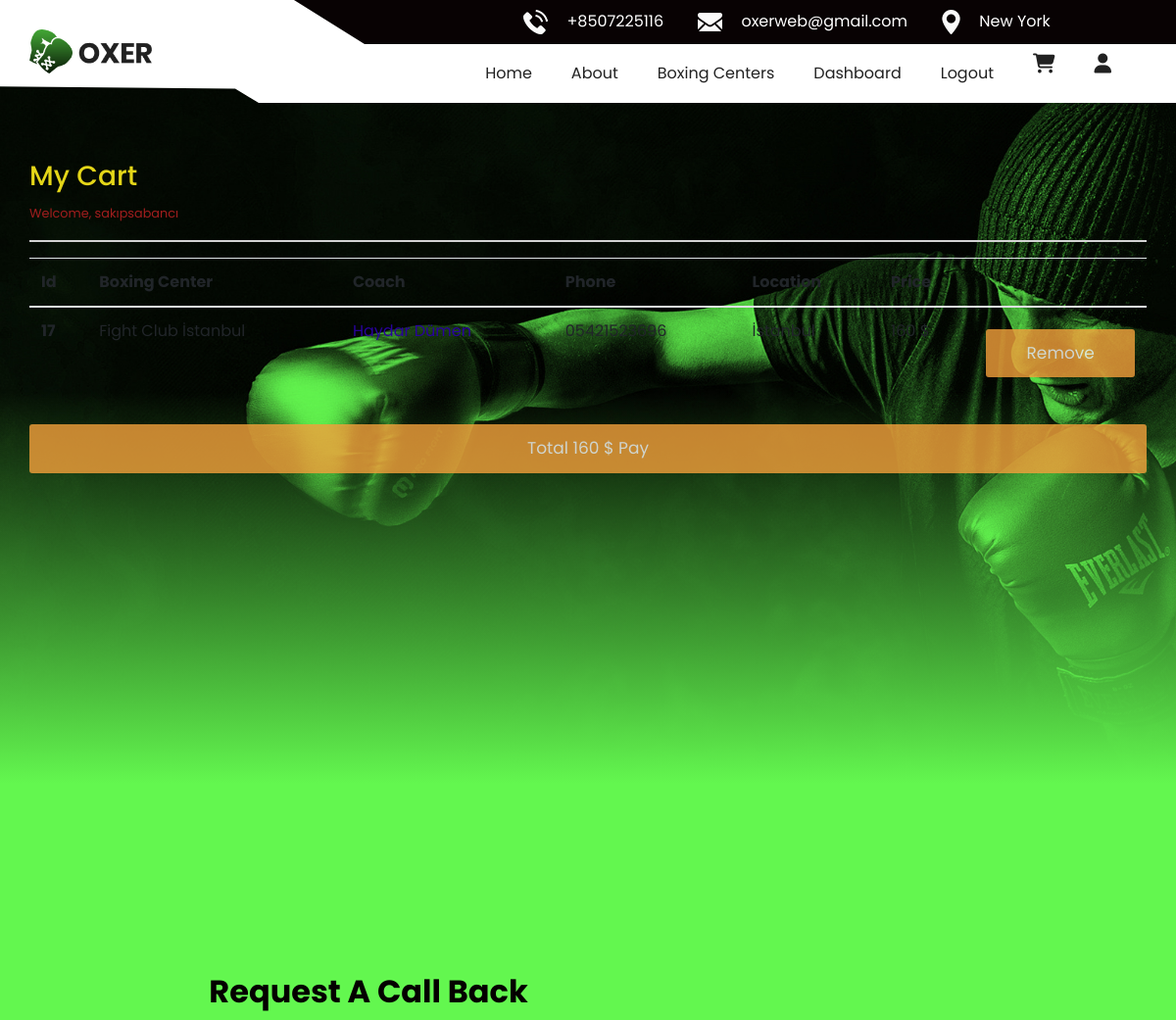
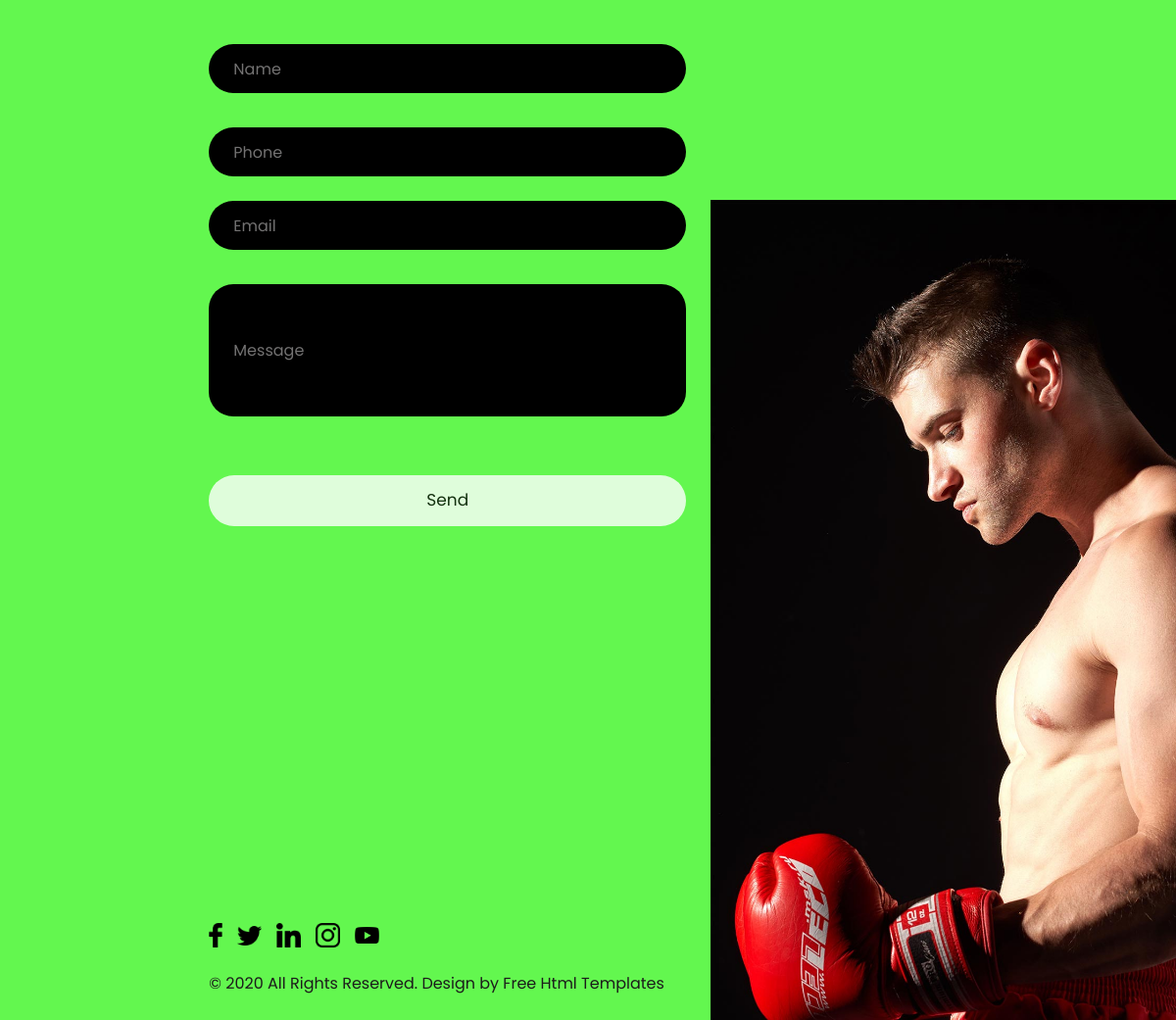
/cart (signed in), run on the app's committed database (2 pictures, top to bottom).
### website/models.py (models this page shows)
class carts(db.Model):
    no = db.Column(db.Integer,primary_key=True)
    id = db.Column(db.Integer)
    centername = db.Column(db.Text)
    coachname = db.Column(db.Text)
    phone = db.Column(db.Text)
    location = db.Column(db.Text)
    price = db.Column(db.Integer)
    admin = db.Column(db.Text)
    owner = db.Column(db.Text)

### website/views.py (the view)
@views.route("/cart")
@login_required
def cart():
    classes = db.session.query(carts).filter_by(admin=session["username"]).all()
    if classes:
        toplamprice = sum(row.price for row in classes)
        return render_template("cart.html",classes = classes,toplamprice = toplamprice)
    else:
        return render_template("cart.html")

### website/templates/cart.html
{% extends "layout.html" %} {% block body %}
  <div class="container">
    <br />
    <h3>My Cart</h3>
    <small>Welcome, {{session["username"]}}</small>
    <hr>
    {% if classes %}
    <table class="table table-hover">
      <thead>
        <tr>
          <th scope="col">Id</th>
          <th scope="col">Boxing Center</th>
          <th scope="col">Coach</th>
          <th scope="col">Phone</th>
          <th scope="col">Location</th>
          <th scope="col">Price</th>
          <th scope="col"></th>
        </tr>
      </thead>
      <tbody>
        {% for class in classes %}
        <tr>
          <th scope="row">{{class.id}}</th>
          <td>{{class.centername}}</td>
          <td>
            <a href="/coach/{{class.id}}" class="coachname"
              >{{class.coachname}}</a
            >
          </td>
          <td>{{class.phone}}</td>
          <td>{{class.location}}</td>
          <td>{{class.price}} $</td>
          <td>
            <a href="/remove/{{class.id}}" class="btn btn-danger"
              >Remove</a
            >
          </td>
        </tr>
        {% endfor %}
      </tbody>
    </table>
    <a href="/buy" class="btn btn-danger">Total {{toplamprice}} $ Pay</a>
    {% else %}
    <div class="alert alert-danger">You have not product yet!</div>
    {% endif %}
  </div>
{% endblock %}

### website/static/css/style.css (style rules this page uses)
body { font-family: "Poppins", sans-serif; color: #040000; background-color: #63f74f; }
h3 { margin-top: 10px; color: rgb(228, 214, 24); font-family: "Poppins", sans-serif; }
table { max-width: 100%; border-collapse: collapse; background-color: #aaff76d1; border-radius: 0.5%; }
.coachname { color: #29029b; }
.container { width: 100%; max-width: 100%; margin: 0 auto; overflow: auto; color: rgb(161, 30, 30); font-family: "Poppins", sans-serif; }
a, a:hover, a:focus { text-decoration: none; }
.btn, .btn:focus { outline: none !important; -webkit-box-shadow: none; box-shadow: none; }
.btn { background-color: #f4a03b; color: white; padding: 12px; margin: 10px 0; border: none; width: 100%; border-radius: 3px; cursor: pointer; font-size: 17px; opacity:0.8; }
a { color: #2196F3; }
hr { border: 1px solid lightgrey; }

### website/static/css/responsive.css (style rules this page uses)
@media (min-width: 1200px) { .container { max-width: 1170px; } }

### data on the page
carts: username "sakıpsabancı", id "17", centername "Fight Club İstanbul", coachname "Haydar Dümen", phone "05421523696", location "İstanbul", price "160"

### other printed values
{{ toplamprice }} "160"
